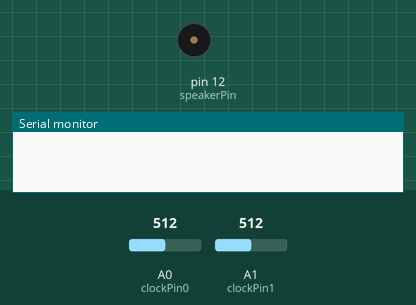
This sketch was run on a simulated Arduino Uno, built with avr-gcc and run on an emulated ATmega328P. Shown: buzzer (waves = sounding), the last lines printed to the serial monitor. The test bench sets the inputs (shaded band); at power-on: A0 (clockPin0) = 512, A1 (clockPin1) = 512.

Above: at 1.2 s.
1.3 s: A0 (clockPin0) set to 716
At 1.9 s:
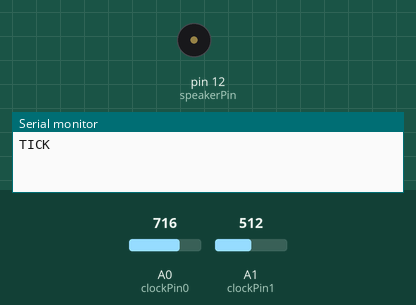
2.9 s: A1 (clockPin1) set to 900
At 4.3 s:
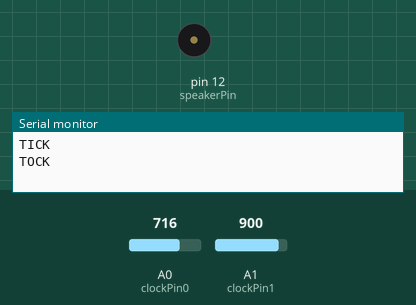
Timing chart, 0 to 5.9 s (numbered marks = the images above; inputs shaded):
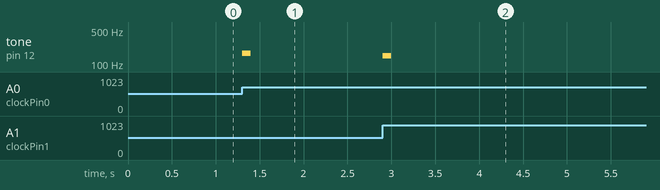

Measured:
- after the input at 1.3 s, tone on pin 12 (speakerPin): silent → 165 Hz at once, → silent 0.10 s later
- after the input at 2.9 s, tone on pin 12 (speakerPin): silent → 147 Hz at once, → silent 0.10 s later

The sketch:

MusicClock.ino
```cpp
/*
  Using the ticks from a Quartz clock for triggering music

  The circuit:
  - piezo speaker on digital pin 12 and ground
  - Wires connected to quartz clock movement IC in A0 and A1
  - Ground connected to ground of negative terminal of clock AA battery compartment

  created by Charlene Atlas
  last modified 15 Apr 2018

  Example code used in this script:
  http://www.arduino.cc/en/Tutorial/AnalogInput
  http://www.arduino.cc/en/Tutorial/Tone
  https://learn.adafruit.com/adafruit-arduino-lesson-10-making-sounds/overview
*/

#include "pitches.h"

// Variables for the clock
int clockPin0 = A0;    // input pin for the first wire from the clock IC
int clockPin1 = A1;    // input pin for the second wire from the clock IC
int clockWireValue0 = 0; // for saving read value
int clockWireValue1 = 0; // for saving read value
bool isTickState = false; // for tracking state for the the first input pin being active
bool isTockState = false; // for tracking state for the the second input pin being active

// Variables for the speaker
int speakerPin = 12;

// Variables for the music
// notes in the melody:
int melody[] = {
  NOTE_E3, NOTE_D3, NOTE_C3, NOTE_D3, NOTE_E3, NOTE_E3, NOTE_E3, 0,
  NOTE_D3, NOTE_D3, NOTE_D3, 0,       NOTE_E3, NOTE_G3, NOTE_G3, 0,
  NOTE_E3, NOTE_D3, NOTE_C3, NOTE_D3, NOTE_E3, NOTE_E3, NOTE_E3, NOTE_E3,
  NOTE_D3, NOTE_D3, NOTE_E3, NOTE_D3, NOTE_C3,  0,      0,       0
};
int noteIndex = 0;
int numNotes = 32;

void setup() {
  // declare the clock pins as an INPUT:
  pinMode(clockPin0, INPUT);
  pinMode(clockPin1, INPUT);

  // Setup serial communication
  Serial.begin(9600);

}

void loop() {

  // read new values from the clock:
  clockWireValue0 = analogRead(clockPin0);
  clockWireValue1 = analogRead(clockPin1);

  // Print to monitor based on values
  if(clockWireValue0 > 0 && clockWireValue1 > 0)
  {
    if(clockWireValue0 > clockWireValue1)
    {
      if(!isTickState) // If we are not in tick state already, switch to it
      {
        Serial.println("TICK");
        Serial.println("");
        playNextNote();
        isTickState = true;
        isTockState = false;
      }
    }
    if(clockWireValue1 > clockWireValue0)
    {
      if(!isTockState) // If we are not in tock state already, switch to it
      {
        Serial.println("TOCK");
        Serial.println("");
        playNextNote();
        isTockState = true;
        isTickState = false;
      }
    }
  }
}

void playNextNote(){
  // Play through melody each tick
  int note = noteIndex % numNotes;
  int nextNote = melody[note];
  tone(speakerPin, nextNote);
  delay(100);
  noTone(speakerPin);
  noteIndex = noteIndex + 1;

  /*// Same note each tick
  tone(speakerPin, NOTE_C4);
  delay(100);
  noTone(speakerPin);*/
}
```

pitches.h
```cpp
/*************************************************
 * Public Constants
 *************************************************/

#define NOTE_B0  31
#define NOTE_C1  33
#define NOTE_CS1 35
#define NOTE_D1  37
#define NOTE_DS1 39
#define NOTE_E1  41
#define NOTE_F1  44
#define NOTE_FS1 46
#define NOTE_G1  49
#define NOTE_GS1 52
#define NOTE_A1  55
#define NOTE_AS1 58
#define NOTE_B1  62
#define NOTE_C2  65
#define NOTE_CS2 69
#define NOTE_D2  73
#define NOTE_DS2 78
#define NOTE_E2  82
#define NOTE_F2  87
#define NOTE_FS2 93
#define NOTE_G2  98
#define NOTE_GS2 104
#define NOTE_A2  110
#define NOTE_AS2 117
#define NOTE_B2  123
#define NOTE_C3  131
#define NOTE_CS3 139
#define NOTE_D3  147
#define NOTE_DS3 156
#define NOTE_E3  165
#define NOTE_F3  175
#define NOTE_FS3 185
#define NOTE_G3  196
#define NOTE_GS3 208
#define NOTE_A3  220
#define NOTE_AS3 233
#define NOTE_B3  247
#define NOTE_C4  262
#define NOTE_CS4 277
#define NOTE_D4  294
#define NOTE_DS4 311
#define NOTE_E4  330
#define NOTE_F4  349
#define NOTE_FS4 370
#define NOTE_G4  392
#define NOTE_GS4 415
#define NOTE_A4  440
#define NOTE_AS4 466
#define NOTE_B4  494
#define NOTE_C5  523
#define NOTE_CS5 554
#define NOTE_D5  587
#define NOTE_DS5 622
#define NOTE_E5  659
#define NOTE_F5  698
#define NOTE_FS5 740
#define NOTE_G5  784
#define NOTE_GS5 831
#define NOTE_A5  880
#define NOTE_AS5 932
#define NOTE_B5  988
#define NOTE_C6  1047
#define NOTE_CS6 1109
#define NOTE_D6  1175
#define NOTE_DS6 1245
#define NOTE_E6  1319
#define NOTE_F6  1397
#define NOTE_FS6 1480
#define NOTE_G6  1568
#define NOTE_GS6 1661
#define NOTE_A6  1760
#define NOTE_AS6 1865
#define NOTE_B6  1976
#define NOTE_C7  2093
#define NOTE_CS7 2217
#define NOTE_D7  2349
#define NOTE_DS7 2489
#define NOTE_E7  2637
#define NOTE_F7  2794
#define NOTE_FS7 2960
#define NOTE_G7  3136
#define NOTE_GS7 3322
#define NOTE_A7  3520
#define NOTE_AS7 3729
#define NOTE_B7  3951
#define NOTE_C8  4186
#define NOTE_CS8 4435
#define NOTE_D8  4699
#define NOTE_DS8 4978
```
